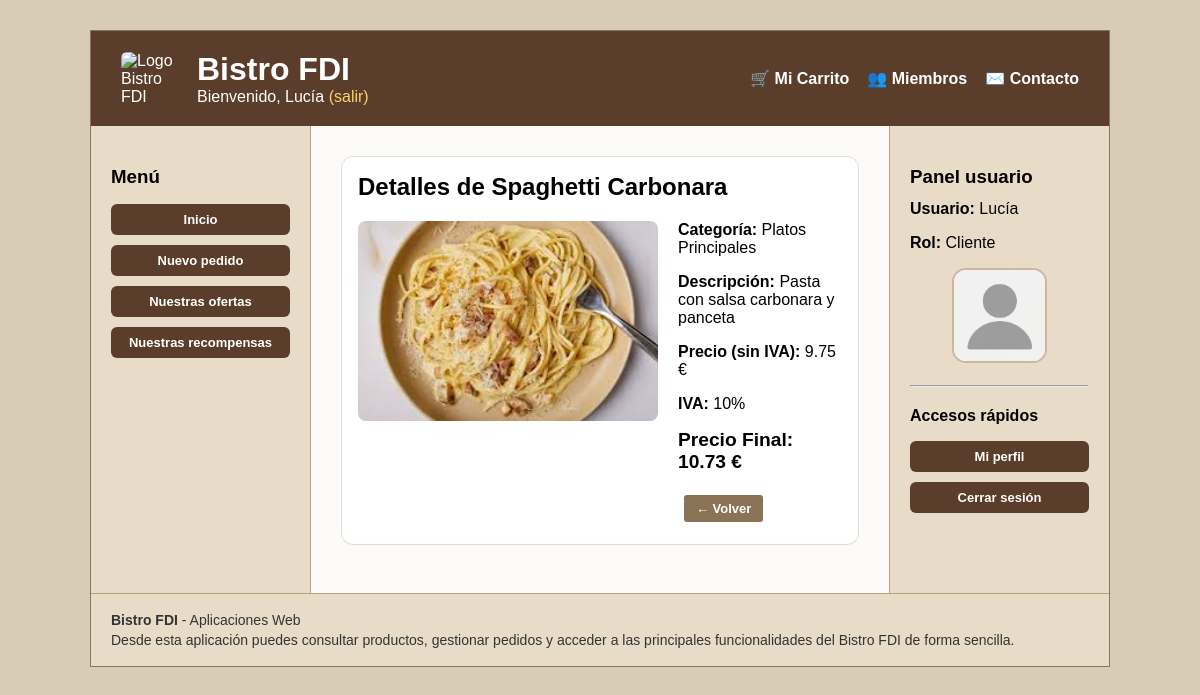
Page /vistas/productos/detalle_producto.php?id=2 (signed in) on the committed database.
### tables this page shows
CREATE TABLE IF NOT EXISTS `usuarios` (
    `id` INT AUTO_INCREMENT PRIMARY KEY,
    `username` VARCHAR(100) NOT NULL UNIQUE,
    `email` VARCHAR(150) NOT NULL UNIQUE,
    `nombre` VARCHAR(100) NOT NULL,
    `apellidos` VARCHAR(100) NOT NULL,
    `password_hash` VARCHAR(255) NOT NULL,
    `rol` ENUM('cliente', 'camarero', 'cocinero', 'gerente') NOT NULL DEFAULT 'cliente',
    `avatar_tipo` ENUM('default', 'preset', 'custom') NOT NULL DEFAULT 'default',
    `avatar_valor` VARCHAR(255) DEFAULT NULL,
    `activo` TINYINT(1) NOT NULL DEFAULT 1,
    `deleted_at` TIMESTAMP NULL DEFAULT NULL,
    `created_at` TIMESTAMP DEFAULT CURRENT_TIMESTAMP,
    `updated_at` TIMESTAMP DEFAULT CURRENT_TIMESTAMP ON UPDATE CURRENT_TIMESTAMP,
    `bistrocoins` INT NOT NULL DEFAULT 0
);

CREATE TABLE IF NOT EXISTS `productos` (
    `id` INT AUTO_INCREMENT PRIMARY KEY,
    `nombre` VARCHAR(100),
    `descripcion` TEXT,
    `categoria_id` INT,
    `precio_base` DECIMAL(10,2),
    `iva` INT,
    `disponible` BOOLEAN,
    `ofertado` BOOLEAN,
    `imagen` VARCHAR(255) DEFAULT NULL,
    `se_cocina` BOOLEAN DEFAULT 1,
    FOREIGN KEY (`categoria_id`) REFERENCES `categorias`(`id`)
);

CREATE TABLE IF NOT EXISTS `categorias` (
    `id` INT AUTO_INCREMENT PRIMARY KEY,
    `nombre` VARCHAR(100),
    `descripcion` TEXT,
    `imagen` VARCHAR(255) DEFAULT NULL,
    `activa` TINYINT(1) NOT NULL DEFAULT 1
);

### includes/ProductoDAO.php (called while the page is built, shortened)
<?php
require_once __DIR__ . '/../entities/Producto.php';
require_once __DIR__ . '/application.php';
class ProductoDAO {
    public static function getById($id) {
        global $conn;
        $stmt = $conn->prepare("SELECT * FROM productos WHERE id = ?");
        $stmt->bind_param("i", $id);
        $stmt->execute();
        $result = $stmt->get_result();
        $row = $result->fetch_assoc();
        return new Producto(
            $row['id'],
            $row['nombre'],
            $row['descripcion'],
            $row['categoria_id'],
            $row['precio_base'],
            $row['iva'],
            $row['disponible'],
            $row['ofertado'],
            $row['imagen'] ?? null,
            $row['se_cocina'] ?? 1
        );
    }
}

### entities/Producto.php (called while the page is built, shortened)
<?php
class Producto {
    private $nombre;
    private $descripcion;
    private $categoria_id;
    private $precio;
    private $iva;
    private $imagen;
    public function __construct($id, $nombre, $descripcion, $categoria_id, $precio, $iva, $disponible, $ofertado, $imagen = null, $se_cocina = 1) {
        $this->nombre = $nombre;
        $this->descripcion = $descripcion;
        $this->categoria_id = $categoria_id;
        $this->precio = $precio;
        $this->iva = $iva;
        $this->imagen = $imagen;
    }
    public function getNombre() {
        return $this->nombre;
    }
    public function getDescripcion() {
        return $this->descripcion;
    }
    public function getCategoriaId() {
        return $this->categoria_id;
    }
    public function getPrecio() {
        return $this->precio;
    }
    public function getIVA() {
        return $this->iva;
    }
    public function getPrecioFinal() {
        return round($this->precio * (1 + $this->iva / 100), 2);
    }
    public function getImagen() {
        return $this->imagen;
    }
}

### includes/CategoriaDAO.php (called while the page is built, shortened)
<?php
require_once __DIR__ . '/../entities/Categoria.php';
require_once __DIR__ . '/application.php';
class CategoriaDAO {
    public static function getById($id) {
        global $conn;
        $stmt = $conn->prepare("SELECT * FROM categorias WHERE id = ?");
        $stmt->bind_param("i", $id);
        $stmt->execute();
        $result = $stmt->get_result();
        $row = $result->fetch_assoc();
        return new Categoria(
            $row['id'],
            $row['nombre'],
            $row['descripcion'],
            $row['imagen'],
            $row['activa']
        );
    }
}

### entities/Categoria.php (called while the page is built, shortened)
<?php
class Categoria {
    private $nombre;
    public function __construct($id, $nombre, $descripcion,$imagen, $activa) {
        $this->nombre = $nombre;
    }
    public function getNombre() {
        return $this->nombre;
    }
}

### includes/UsuarioDAO.php (called while the page is built, shortened)
<?php
require_once __DIR__ . '/../entities/Usuario.php';
require_once __DIR__ . '/util.php';
class UsuarioDAO {
    public static function default_avatar(): string {
        return RUTA_APP . '/img/avatares/default.png';
    }
    private static function row_to_usuario(array $row): Usuario {
        $row['avatar_url'] = self::user_row_to_avatar_url($row);
        return new Usuario(
            (int)$row['id'],
            $row['username'],
            $row['email'],
            $row['nombre'],
            $row['apellidos'],
            $row['password_hash'],
            $row['rol'] ?? 'cliente',
            $row['avatar_tipo'] ?? 'default',
            $row['avatar_valor'] ?? null,
            $row['avatar_url'],
            (int)$row['activo'],
            $row['updated_at'] ?? '',
            (int)($row['bistrocoins'] ?? 0)
        );
    }
    private static function user_row_to_avatar_url(array $row): string {
        $tipo = (string)($row['avatar_tipo'] ?? 'default');
        return self::default_avatar();
    }
    public static function user_find_by_id(int $id, bool $includeInactive = true): ?Usuario {
        $conn = crearConexion();
        $sql = $includeInactive
            ? "SELECT * FROM usuarios WHERE id = ? LIMIT 1"
            : "SELECT * FROM usuarios WHERE id = ? AND activo = 1 LIMIT 1";
        $stmt = $conn->prepare($sql);
        $stmt->bind_param("i", $id);
        $stmt->execute();
        $result = $stmt->get_result();
        $row = $result->fetch_assoc();
        return $row ? self::row_to_usuario($row) : null;
    }
}

### includes/auth.php (called while the page is built, shortened)
<?php
require_once __DIR__ . '/UsuarioDAO.php';
function current_user(): ?Usuario {
    $id = (int)$_SESSION['user_id'];
    $user = UsuarioDAO::user_find_by_id($id);
    return $user;
}
        ?>

### entities/Usuario.php (called while the page is built, shortened)
<?php
class Usuario {
    private $nombre;
    private $rol;
    private $avatar_url;
    private $activo;
    public function __construct(int $id, string $username, string $email, string $nombre, string $apellidos,
                                string $password_hash, string $rol, string $avatar_tipo, ?string $avatar_valor,
                                string $avatar_url, int $activo, string $updated_at, int $bistrocoins = 0) {
        $this->nombre = $nombre;
        $this->rol = $rol;
        $this->avatar_url = $avatar_url;
        $this->activo = $activo;
    }
    public function getNombre(): string { return $this->nombre; }
    public function getRol(): string { return $this->rol; }
    public function getAvatarUrl(): string { return $this->avatar_url; }
    public function isActivo(): bool { return $this->activo === 1; }
}

### includes/util.php (called while the page is built, shortened)
<?php
function escaparHtml(?string $value): string
{
    return htmlspecialchars((string) $value, ENT_QUOTES | ENT_SUBSTITUTE, 'UTF-8');
}

### vistas/productos/detalle_producto.php (the view, shortened to what this page needs)
<?php
require_once __DIR__ . '/../../includes/application.php';
require_once __DIR__ . '/../../includes/ProductoDAO.php';
require_once __DIR__ . '/../../includes/CategoriaDAO.php';
$id = isset($_GET['id']) ? (int)$_GET['id'] : 0;
$producto = ProductoDAO::getById($id);
$categoria = CategoriaDAO::getById($producto->getCategoriaId());
$nombreCategoria = $categoria ? $categoria->getNombre() : 'Sin categoría';
?>
<main>
    <div class="panel">
        <h2>Detalles de <?= htmlspecialchars($producto->getNombre()) ?></h2>
        <div class="producto-detalle-contenedor">
            <?php if ($producto->getImagen()): ?>
                <div class="producto-imagen">
                    <img src="<?= htmlspecialchars(RUTA_APP . '/' . $producto->getImagen()) ?>" alt="<?= htmlspecialchars($producto->getNombre()) ?>">
                </div>
            <?php endif; ?>
            <div class="producto-info">
                <p><strong>Categoría:</strong> <?= htmlspecialchars($nombreCategoria) ?></p>
                <p><strong>Descripción:</strong> <?= nl2br(htmlspecialchars($producto->getDescripcion())) ?></p>
                <p><strong>Precio (sin IVA):</strong> <?= number_format((float)$producto->getPrecio(), 2) ?> €</p>
                <p><strong>IVA:</strong> <?= (int)$producto->getIVA() ?>%</p>
                <p class="precio-final">Precio Final: <?= number_format((float)$producto->getPrecioFinal(), 2) ?> €</p>
                <div class="actions-inline mt-14">
                    <a href="javascript:history.back()" class="btn">← Volver</a>
                </div>
            </div>
        </div>
    </div>
</main>
<?php
require __DIR__ . '/../../includes/plantilla.php';
?>

### cabecera.php (shortened to what this page needs)
<?php
require_once __DIR__ . '/includes/auth.php';
function mostrarSaludo(): string {
    $user = current_user();
    if ($user) {
        $nombre = $user->getNombre() ?: $user->getUsername();
        return "Bienvenido, " . htmlspecialchars($nombre) .
            " <a href='" . RUTA_APP . "/scripts/usuarios/logout.php'>(salir)</a>";
    }
    return "Usuario desconocido. <a href='" . RUTA_APP . "/vistas/usuarios/acceso.php#login'>Login</a>";
}
?>
<div class="cabecera-superior">
    <div class="cabecera-brand">
        <img src="<?= RUTA_APP ?>/img/logo_personalizado.png" alt="Logo Bistro FDI" class="logo-cabecera">
        <div>
            <h1>Bistro FDI</h1>
            <div class="saludo"><?= mostrarSaludo(); ?></div>
        </div>
    </div>
    <nav class="menu-principal">
        <ul>
            <?php if (current_user()): ?>
                <li><a href="<?= RUTA_APP ?>/vistas/pedidos/carrito.php">🛒 Mi Carrito</a></li>
            <?php endif; ?>
            <li><a href="<?= RUTA_APP ?>/miembros.php">👥 Miembros</a></li>
            <li><a href="<?= RUTA_APP ?>/contacto.php">✉️ Contacto</a></li>
        </ul>
    </nav>
</div>

### sideBarDer.php
<?php
require_once __DIR__ . '/includes/auth.php';
require_once __DIR__ . '/includes/util.php';
$user = current_user();
$nombre = $user ? $user->getNombre() : 'Invitado';
$rol = $user ? $user->getRol() : 'No autenticado';
$avatarSrc = $user ? $user->getAvatarUrl() : '';
?>
<section class="panel-usuario-sidebar">
    <h3>Panel usuario</h3>
    <p><strong>Usuario:</strong> <?= escaparHtml($nombre) ?></p>
    <p><strong>Rol:</strong> <?= escaparHtml(ucfirst($rol)) ?></p>
    <?php if ($user): ?>
        <div class="sidebar-avatar-box">
            <img src="<?= escaparHtml($avatarSrc) ?>"
                 alt="Foto de perfil de <?= escaparHtml($nombre) ?>"
                 class="sidebar-avatar">
        </div>
    <?php endif; ?>
    <hr>
    <nav aria-label="Accesos rápidos del usuario">
        <h4>Accesos rápidos</h4>
        <ul class="menu-izq">
            <?php if ($user && $user->getRol() === 'gerente'): ?>
                <li><a href="<?= RUTA_APP ?>/vistas/usuarios/usuarios.php">Listado de usuarios</a></li>
                <li><a href="<?= RUTA_APP ?>/vistas/usuarios/usuario_form.php?modo=crear">Registrar trabajador</a></li>
                <li><a href="<?= RUTA_APP ?>/vistas/usuarios/perfil.php">Mi perfil</a></li>
                <li><a href="<?= RUTA_APP ?>/scripts/usuarios/logout.php">Cerrar sesión</a></li>
            <?php elseif ($user): ?>
                <li><a href="<?= RUTA_APP ?>/vistas/usuarios/perfil.php">Mi perfil</a></li>
                <li><a href="<?= RUTA_APP ?>/scripts/usuarios/logout.php">Cerrar sesión</a></li>
            <?php else: ?>
                <li><a href="<?= RUTA_APP ?>/vistas/usuarios/acceso.php#login">Iniciar sesión</a></li>
                <li><a href="<?= RUTA_APP ?>/vistas/usuarios/registro.php">Registrarse</a></li>
            <?php endif; ?>
        </ul>
    </nav>
</section>

### CSS/estilo.css (style rules this page uses)
*, *::before, *::after { box-sizing: border-box; }
html, body { overflow-x: hidden; }
body { margin: 0; padding: 0; background-color: #d9ccb7; font-family: Arial, sans-serif; }
main { width: 100%; max-width: 100%; min-width: 0; }
h1 { margin-bottom: 20px; }
h2 { margin: 0 0 16px 0; }
h3 { margin: 20px 0 12px 0; }
h4 { margin: 20px 0 12px 0; }
p { margin: 0 0 16px 0; }
.cabecera-superior { display: flex; justify-content: space-between; align-items: center; gap: 30px; flex-wrap: wrap; }
.cabecera-brand { display: flex; align-items: center; gap: 16px; min-width: 0; }
.logo-cabecera { width: 60px; height: auto; border-radius: 6px; flex-shrink: 0; }
.cabecera-brand h1 { margin: 0; font-size: 2rem; }
.saludo a { color: #ffd166; text-decoration: none; }
.menu-principal ul { list-style: none; display: flex; gap: 18px; margin: 0; padding: 0; flex-wrap: wrap; }
.menu-principal a { color: white; text-decoration: none; font-weight: bold; }
.menu-izq { list-style: none; padding: 0; }
.menu-izq li { margin-bottom: 10px; }
.menu-izq a, #sidebar-der ul a { display: block; padding: 8px 10px; background-color: #5a3e2b; color: white; text-decoration: none; border-radius: 6px; font-weight: bold; font-size: 13px; text-align: center; }
#sidebar-der ul { list-style: none; padding: 0; }
#sidebar-der li { margin-bottom: 10px; }
.btn { display: inline-block; padding: 6px 12px; margin: 6px; font-size: 13px; text-decoration: none; border-radius: 3px; color: white; background-color: #8b7355; font-weight: bold; white-space: normal; text-align: center; }
.panel { border: 1px solid #ddd; border-radius: 12px; background: #fff; padding: 16px; margin-bottom: 18px; width: 100%; max-width: 100%; overflow-x: auto; min-width: 0; }
.producto-detalle-contenedor { display: flex; gap: 20px; align-items: flex-start; margin-top: 20px; flex-wrap: wrap; }
.producto-imagen img { width: 300px; height: 200px; border-radius: 8px; object-fit: cover; }
.producto-info { flex: 1; }
.producto-info .precio-final { font-size: 1.2em; font-weight: bold; }
.panel h2, .panel h3 { margin-top: 0; }
.actions-inline { display: flex; gap: 8px; flex-wrap: wrap; align-items: center; }
.sidebar-avatar-box { margin: 14px 0 18px; text-align: center; }
.sidebar-avatar { width: 95px; height: 95px; border-radius: 14px; object-fit: cover; border: 2px solid #c9b89d; background: #fff; display: inline-block; }

### rows in the picture
usuarios: nombre "Lucía", rol "Cliente"
productos: nombre "Spaghetti Carbonara", imagen (picture), descripcion "Pasta con salsa carbonara y panceta", precio_base "9.75", iva "10", $producto->getPrecioFinal() "10.73"
categorias: nombre "Platos Principales"
